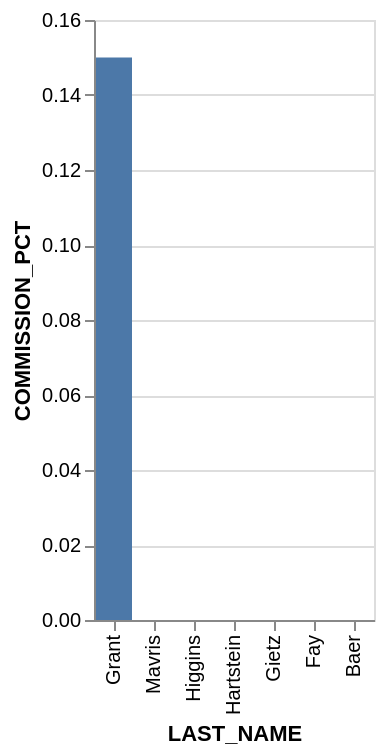

The Vega-Lite source for this figure:
### Vega-Lite specification from a JSON file in a GitHub repository (floating-point values rounded to 4 significant figures)
{"data": {"values": [{"x_data": "Grant", "y_data": 0.15}, {"x_data": "Mavris", "y_data": 0}, {"x_data": "Higgins", "y_data": 0}, {"x_data": "Hartstein", "y_data": 0}, {"x_data": "Gietz", "y_data": 0}, {"x_data": "Fay", "y_data": 0}, {"x_data": "Baer", "y_data": 0}]}, "mark": "bar", "encoding": {"x": {"field": "x_data", "type": "nominal", "title": "LAST_NAME", "sort": {"op": "sum", "field": "y_data", "order": "descending"}}, "y": {"field": "y_data", "type": "quantitative", "title": "COMMISSION_PCT"}}}
